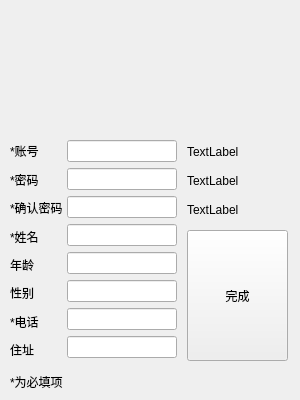
<?xml version="1.0" encoding="UTF-8"?>
<ui version="4.0">
 <class>regist</class>
 <widget class="QWidget" name="regist">
  <property name="geometry">
   <rect>
    <x>0</x>
    <y>0</y>
    <width>300</width>
    <height>400</height>
   </rect>
  </property>
  <property name="maximumSize">
   <size>
    <width>300</width>
    <height>400</height>
   </size>
  </property>
  <property name="windowTitle">
   <string>员工管理系统</string>
  </property>
  <widget class="QPushButton" name="pushButton">
   <property name="geometry">
    <rect>
     <x>187</x>
     <y>230</y>
     <width>101</width>
     <height>131</height>
    </rect>
   </property>
   <property name="text">
    <string>完成</string>
   </property>
  </widget>
  <widget class="QWidget" name="layoutWidget">
   <property name="geometry">
    <rect>
     <x>10</x>
     <y>10</y>
     <width>284</width>
     <height>122</height>
    </rect>
   </property>
   <layout class="QHBoxLayout" name="horizontalLayout_4">
    <item>
     <spacer name="horizontalSpacer_4">
      <property name="orientation">
       <enum>Qt::Horizontal</enum>
      </property>
      <property name="sizeHint" stdset="0">
       <size>
        <width>40</width>
        <height>20</height>
       </size>
      </property>
     </spacer>
    </item>
    <item>
     <widget class="QLabel" name="label_9">
      <property name="maximumSize">
       <size>
        <width>190</width>
        <height>120</height>
       </size>
      </property>
      <property name="text">
       <string/>
      </property>
      <property name="pixmap">
       <pixmap resource="pic.qrc">:/pic/employee.png</pixmap>
      </property>
      <property name="scaledContents">
       <bool>true</bool>
      </property>
     </widget>
    </item>
    <item>
     <spacer name="horizontalSpacer_5">
      <property name="orientation">
       <enum>Qt::Horizontal</enum>
      </property>
      <property name="sizeHint" stdset="0">
       <size>
        <width>40</width>
        <height>20</height>
       </size>
      </property>
     </spacer>
    </item>
   </layout>
  </widget>
  <widget class="QWidget" name="layoutWidget">
   <property name="geometry">
    <rect>
     <x>10</x>
     <y>140</y>
     <width>56</width>
     <height>221</height>
    </rect>
   </property>
   <layout class="QVBoxLayout" name="verticalLayout">
    <item>
     <widget class="QLabel" name="label">
      <property name="text">
       <string>*账号</string>
      </property>
     </widget>
    </item>
    <item>
     <widget class="QLabel" name="label_2">
      <property name="text">
       <string>*密码</string>
      </property>
     </widget>
    </item>
    <item>
     <widget class="QLabel" name="label_3">
      <property name="text">
       <string>*确认密码</string>
      </property>
     </widget>
    </item>
    <item>
     <widget class="QLabel" name="label_7">
      <property name="text">
       <string>*姓名</string>
      </property>
     </widget>
    </item>
    <item>
     <widget class="QLabel" name="label_8">
      <property name="text">
       <string>年龄</string>
      </property>
     </widget>
    </item>
    <item>
     <widget class="QLabel" name="label_11">
      <property name="text">
       <string>性别</string>
      </property>
     </widget>
    </item>
    <item>
     <widget class="QLabel" name="label_13">
      <property name="text">
       <string>*电话</string>
      </property>
     </widget>
    </item>
    <item>
     <widget class="QLabel" name="label_14">
      <property name="text">
       <string>住址</string>
      </property>
     </widget>
    </item>
   </layout>
  </widget>
  <widget class="QWidget" name="layoutWidget">
   <property name="geometry">
    <rect>
     <x>67</x>
     <y>140</y>
     <width>110</width>
     <height>220</height>
    </rect>
   </property>
   <layout class="QVBoxLayout" name="verticalLayout_2">
    <item>
     <widget class="QLineEdit" name="lineEdit_account"/>
    </item>
    <item>
     <widget class="QLineEdit" name="lineEdit_password"/>
    </item>
    <item>
     <widget class="QLineEdit" name="lineEdit_apassword"/>
    </item>
    <item>
     <widget class="QLineEdit" name="lineEdit_4"/>
    </item>
    <item>
     <widget class="QLineEdit" name="lineEdit_5"/>
    </item>
    <item>
     <widget class="QLineEdit" name="lineEdit_7"/>
    </item>
    <item>
     <widget class="QLineEdit" name="lineEdit_8"/>
    </item>
    <item>
     <widget class="QLineEdit" name="lineEdit_6"/>
    </item>
   </layout>
  </widget>
  <widget class="QWidget" name="layoutWidget">
   <property name="geometry">
    <rect>
     <x>187</x>
     <y>140</y>
     <width>101</width>
     <height>81</height>
    </rect>
   </property>
   <layout class="QVBoxLayout" name="verticalLayout_3">
    <item>
     <widget class="QLabel" name="label_account">
      <property name="text">
       <string>TextLabel</string>
      </property>
     </widget>
    </item>
    <item>
     <widget class="QLabel" name="label_password">
      <property name="text">
       <string>TextLabel</string>
      </property>
     </widget>
    </item>
    <item>
     <widget class="QLabel" name="label_apassword">
      <property name="text">
       <string>TextLabel</string>
      </property>
     </widget>
    </item>
   </layout>
  </widget>
  <widget class="QLabel" name="label_tip1">
   <property name="geometry">
    <rect>
     <x>10</x>
     <y>370</y>
     <width>271</width>
     <height>23</height>
    </rect>
   </property>
   <property name="text">
    <string>*为必填项</string>
   </property>
  </widget>
 </widget>
 <resources>
  <include location="pic.qrc"/>
 </resources>
 <connections/>
</ui>
